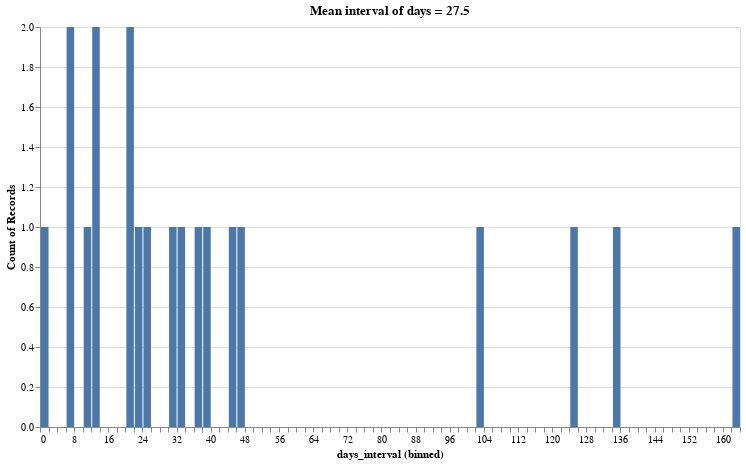

This figure's notebook cell:
### Code cell
alt.Chart(filtered_df).mark_bar(point=True) \
.encode(
    x = alt.X("days_interval:Q", bin=alt.Bin(maxbins=100)),
    y = alt.Y("count()"),
).properties(width=700, height=400, title=f"Mean interval of days = {filtered_df['days_interval'].median()}")

### Figure 1 — Vega-Lite specification as saved in the notebook (floating-point values rounded to 4 significant figures)
{"$schema": "https://vega.github.io/schema/vega-lite/v4.8.1.json", "config": {"view": {"continuousHeight": 300, "continuousWidth": 400}}, "data": {"name": "data-3148257894ee770c4f9f92bb6ce447e9"}, "datasets": {"data-3148257894ee770c4f9f92bb6ce447e9": [{"day": 14, "days_interval": null, "dt": "2018-02-14T00:00:00", "inventory": 8371, "new_inventory": 7423, "units": 77}, {"day": 29, "days_interval": 135, "dt": "2018-06-29T00:00:00", "inventory": 8776, "new_inventory": 8604, "units": 5}, {"day": 5, "days_interval": 6, "dt": "2018-07-05T00:00:00", "inventory": 13547, "new_inventory": 4784, "units": 4}, {"day": 25, "days_interval": 20, "dt": "2018-07-25T00:00:00", "inventory": 5810, "new_inventory": 5921, "units": 70}, {"day": 6, "days_interval": 12, "dt": "2018-08-06T00:00:00", "inventory": 11538, "new_inventory": 7307, "units": 152}, {"day": 13, "days_interval": 38, "dt": "2018-09-13T00:00:00", "inventory": 10715, "new_inventory": 4810, "units": 117}, {"day": 30, "days_interval": 47, "dt": "2018-10-30T00:00:00", "inventory": 19714, "new_inventory": 16040, "units": 139}, {"day": 6, "days_interval": 7, "dt": "2018-11-06T00:00:00", "inventory": 26587, "new_inventory": 5013, "units": 142}, {"day": 21, "days_interval": 45, "dt": "2018-12-21T00:00:00", "inventory": 26448, "new_inventory": 14014, "units": 192}, {"day": 10, "days_interval": 20, "dt": "2019-01-10T00:00:00", "inventory": 22068, "new_inventory": 4458, "units": 165}, {"day": 11, "days_interval": 1, "dt": "2019-01-11T00:00:00", "inventory": 26276, "new_inventory": 4373, "units": 205}, {"day": 22, "days_interval": 11, "dt": "2019-01-22T00:00:00", "inventory": 21932, "new_inventory": 8004, "units": 220}, {"day": 26, "days_interval": 124, "dt": "2019-05-26T00:00:00", "inventory": 6453, "new_inventory": 5310, "units": 99}, {"day": 19, "days_interval": 24, "dt": "2019-06-19T00:00:00", "inventory": 15999, "new_inventory": 12784, "units": 182}, {"day": 1, "days_interval": 12, "dt": "2019-07-01T00:00:00", "inventory": 11292, "new_inventory": 5405, "units": 165}, {"day": 1, "days_interval": 31, "dt": "2019-08-01T00:00:00", "inventory": 15687, "new_inventory": 8479, "units": 135}, {"day": 23, "days_interval": 22, "dt": "2019-08-23T00:00:00", "inventory": 17634, "new_inventory": 10548, "units": 130}, {"day": 25, "days_interval": 33, "dt": "2019-09-25T00:00:00", "inventory": 21234, "new_inventory": 6555, "units": 153}, {"day": 1, "days_interval": 37, "dt": "2019-11-01T00:00:00", "inventory": 23954, "new_inventory": 12903, "units": 115}, {"day": 11, "days_interval": 102, "dt": "2020-02-11T00:00:00", "inventory": 28591, "new_inventory": 15820, "units": 151}, {"day": 24, "days_interval": 164, "dt": "2020-07-24T00:00:00", "inventory": 5280, "new_inventory": 5286, "units": 1}]}, "encoding": {"x": {"bin": {"maxbins": 100}, "field": "days_interval", "type": "quantitative"}, "y": {"aggregate": "count", "type": "quantitative"}}, "height": 400, "mark": {"point": true, "type": "bar"}, "title": "Mean interval of days = 27.5", "width": 700}
